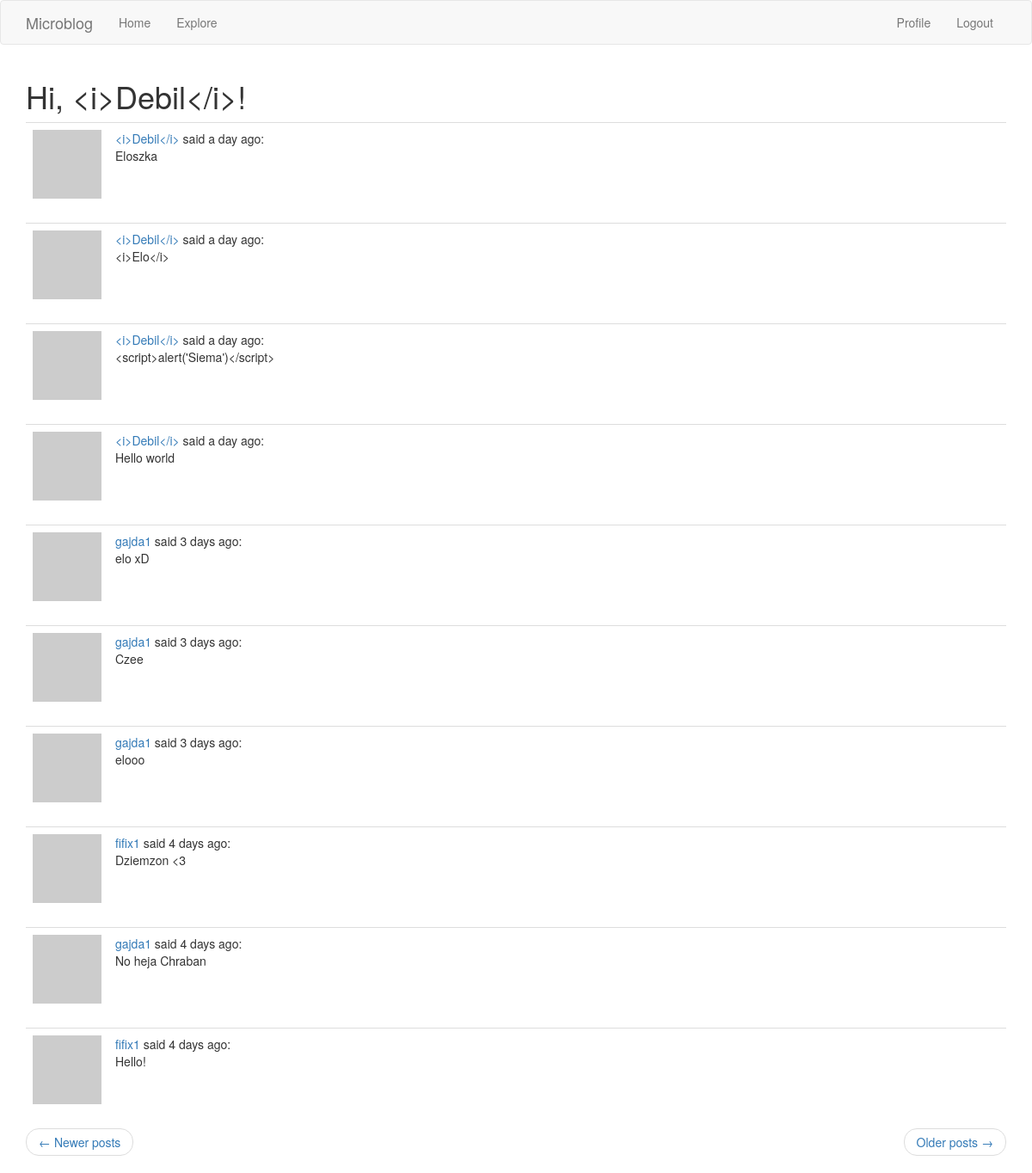
Screenshot of /explore (signed in) with the database file from the repository.
### app/modules.py (models this page shows, shortened)
class User(UserMixin, db.Model):
    id = db.Column(db.Integer, primary_key=True)
    username = db.Column(db.String(64), index=True, unique=True)
    email = db.Column(db.String(120), index=True, unique=True)
    password_hash = db.Column(db.String(128))
    posts = db.relationship('Post', backref='author', lazy='dynamic')
    about_me = db.Column(db.String(128))
    last_seen = db.Column(db.DateTime, default=datetime.utcnow)
    followed = db.relationship(
        'User', secondary=followers,
        primaryjoin=(followers.c.follower_id == id),
        secondaryjoin=(followers.c.followed_id == id),
        backref=db.backref('followers', lazy='dynamic'), lazy='dynamic')
    def avatar(self, size):
        help = md5(self.email.lower().encode('utf-8')).hexdigest()
        return f"https://www.gravatar.com/avatar/{help}?d=identicon&s={size}"

class Post(db.Model):
    id = db.Column(db.Integer, primary_key=True)
    body = db.Column(db.String(140))
    timestamp = db.Column(db.DateTime, index=True, default=datetime.utcnow)
    user_id = db.Column(db.Integer, db.ForeignKey('user.id'))

### app/routes.py (the view)
@app.route('/explore')
@login_required
def explore():
    page = request.args.get('page', 1, type=int)
    posts = Post.query.order_by(Post.timestamp.desc()).paginate(page,app.config['POSTS_PER_PAGE'],False)
    next_url = url_for('index', page=posts.next_num if posts.has_next else None)
    prev_url = url_for('index', page=posts.prev_num if posts.has_prev else None)
    return render_template('index.html', title='Explore', posts=posts.items, next_url=next_url,
                           prev_url=prev_url)

### app/modules.py (called while the page is built)
@login.user_loader
def load_user(id):
    return User.query.get(int(id))

### app/routes.py (called while the page is built)
@app.before_request
def before_request():
    if current_user.is_authenticated:
        current_user.last_seen = datetime.utcnow()
        db.session.commit()

### app/templates/index.html (shortened to what this page needs)
{% extends "base.html" %}
{% import 'bootstrap/wtf.html' as wtf %}
{% block app_content %}
    <h1>Hi, {{ current_user.username }}!</h1>
    {% for post in posts %}
        {% include '_post.html' %}
    {% endfor %}
    <nav aria-label="...">
        <ul class="pager">
            <li class="previous{% if not prev_url %} disabled{% endif %}">
                <a href="{{ prev_url or '#' }}">
                    <span aria-hidden="true">&larr;</span> Newer posts
                </a>
            </li>
            <li class="next{% if not next_url %} disabled{% endif %}">
                <a href="{{ next_url or '#' }}">
                    Older posts <span aria-hidden="true">&rarr;</span>
                </a>
            </li>
        </ul>
    </nav>
{% endblock %}

### app/templates/_post.html
<table class="table table-hover">
        <tr>
            <td width="70px">
                <a href="{{ url_for('user', username=post.author.username) }}">
                    <img src="{{ post.author.avatar(70) }}" />
                </a>
            </td>
            <td>
                <a href="{{ url_for('user', username=post.author.username) }}">
                    {{ post.author.username }}
                </a>
                said {{ moment(post.timestamp).fromNow() }}:
                <br>
                {{ post.body }}
            </td>
        </tr>
    </table>

### rows the page displays
User: username "<i>Debil</i>"
Post: author.username "<i>Debil</i>", timestamp "a day ago", body "Eloszka"
Post: author.username "<i>Debil</i>", timestamp "a day ago", body "<i>Elo</i>"
Post: author.username "<i>Debil</i>", timestamp "a day ago", body "<script>alert('Siema')</script>"
Post: author.username "<i>Debil</i>", timestamp "a day ago", body "Hello world"
Post: author.username "gajda1", timestamp "3 days ago", body "elo xD"
Post: author.username "gajda1", timestamp "3 days ago", body "Czee"
Post: author.username "gajda1", timestamp "3 days ago", body "elooo"
Post: author.username "fifix1", timestamp "4 days ago", body "Dziemzon <3"
Post: author.username "gajda1", timestamp "4 days ago", body "No heja Chraban"
Post: author.username "fifix1", timestamp "4 days ago", body "Hello!"
